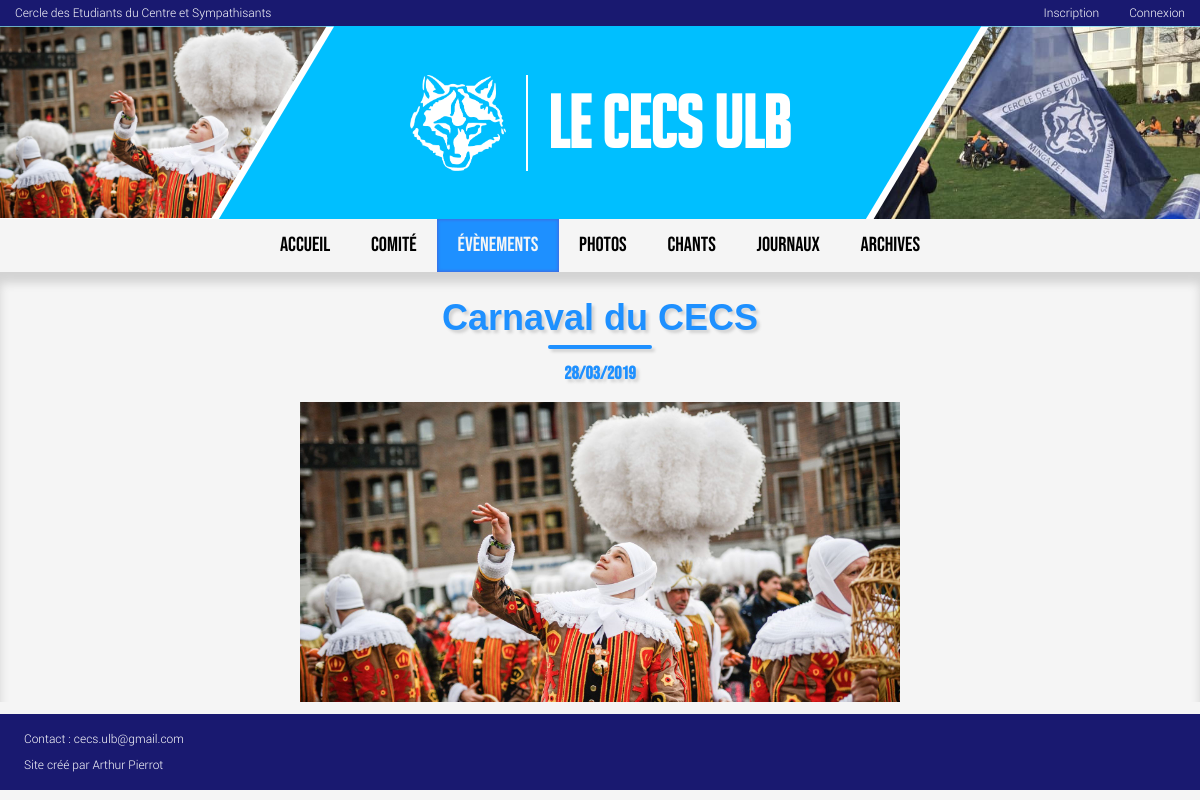
Page /events/ on the earlier database version.
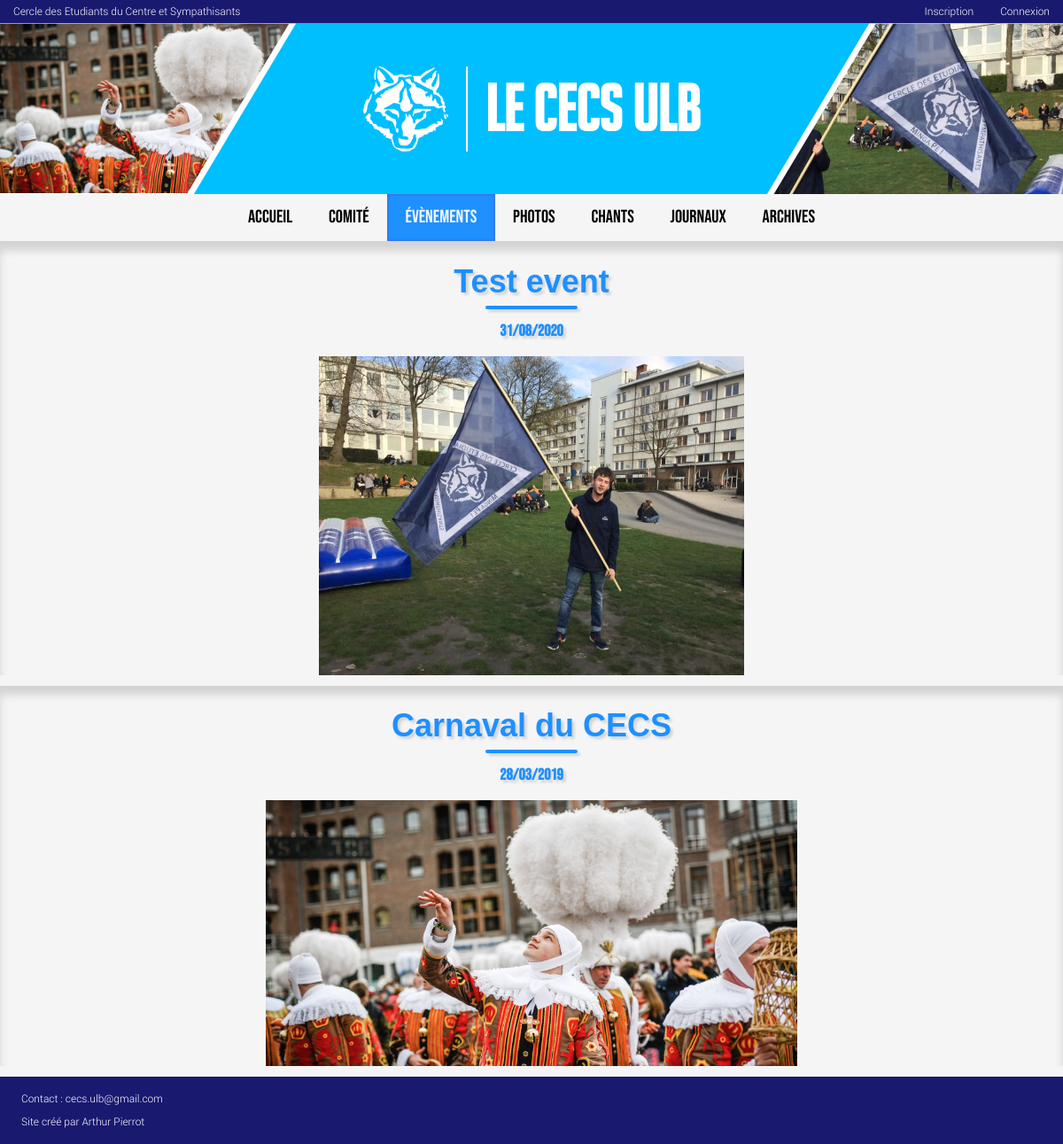
Same page on the later database version.
### main/models.py (models this page shows)
class Event(models.Model):
	name = models.CharField(max_length=30)
	affiche = models.ImageField(upload_to='affiches')
	facebook_link = models.URLField(max_length=200)
	pub_date = models.DateField(blank=True)
	description = models.TextField(blank=True)

### main/views.py (the view)
# urls.py: path('events/', views.EventsView.as_view(), name='events'),
class EventsView(generic.ListView):
	template_name = 'main/events.html'
	context_object_name = 'events'
	def get_queryset(self):
		return Event.objects.all().order_by('-pub_date')

### main/templates/main/events.html (shortened to what this page needs)
{% extends "main/base.html" %}
{% load static %}
{% block navbar %}
    <ul>
        <li><a href="{% url 'main:index' %}">ACCUEIL</a></li>
        <li><a href="{% url 'main:comite' %}">COMITÉ</a></li>
        <li><a href="{% url 'main:events' %}" class="active">ÉVÈNEMENTS</a></li>
        <li><a href="{% url 'main:photo' %}">PHOTOS</a></li>
        <li><a href="{% url 'main:chants' %}">CHANTS</a></li>
        <li><a href="?">JOURNAUX</a></li>
        <li><a href="?">ARCHIVES</a></li>
    </ul>
{% endblock %}
{% block content %}
    {% if events %}
        {% for event in events %}
            <div class="events">
                <a href="{% url 'main:event' event.id %}"><h2>{{ event.name }}</h2></a>
                <h3>{{ event.pub_date|date:'d/m/Y'}}</h3>
                <div class="affiche">
                    <img src="{{ event.affiche.url }}" alt="">
                </div>
            </div>
        {% endfor %}
    {% endif %}
{% endblock %}

Differences in the rows shown:
added Event: name "Test event", pub_date "31/08/2020", affiche (picture)
